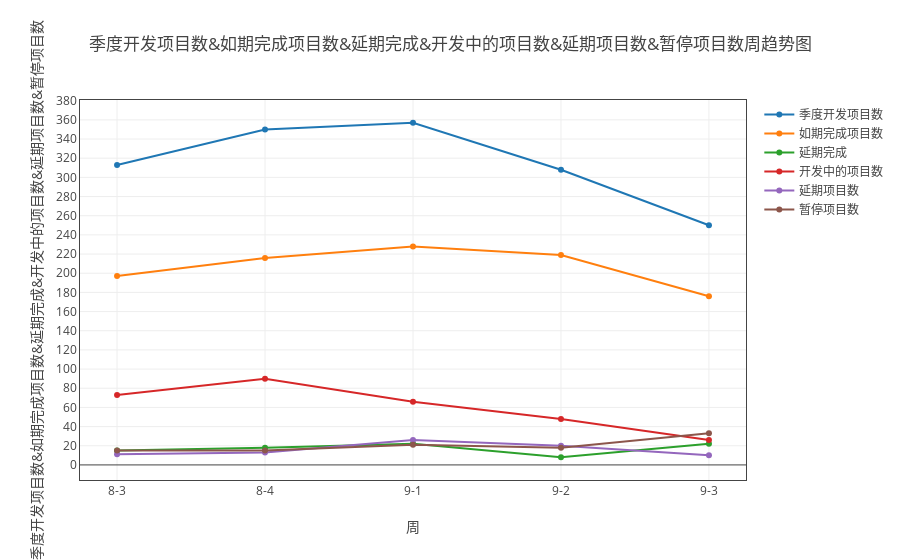
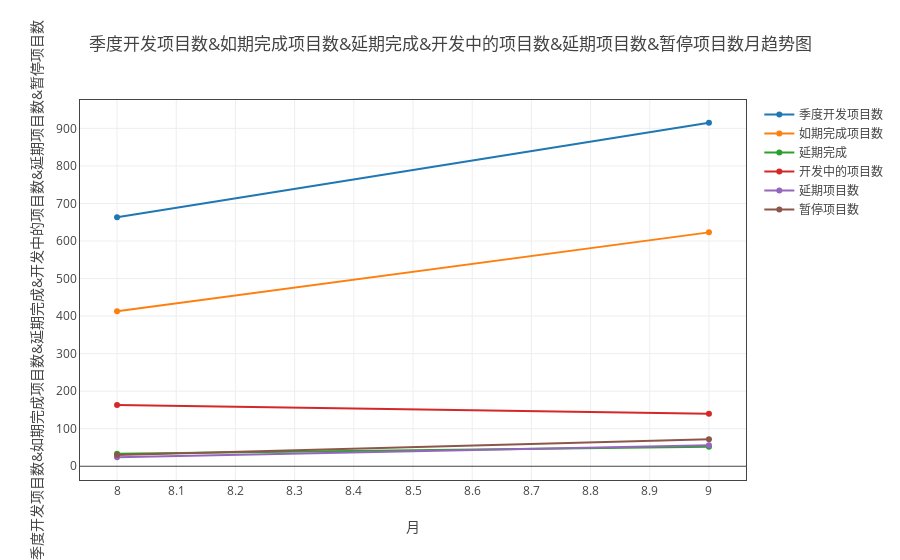

Notebook source saved alongside these figures, in order:
### Markdown cell above
#### 季度开发项目数、如期完成项目数、延期完成、开发中的项目数、延期项目数和暂停项目数

### Code cell
data_dict = {'季度开发项目数': ['季度开发项目数'], '如期完成项目数': ['如期完成项目数'], '延期完成': ['延期完成'],\
             '开发中的项目数': ['开发中的项目数'], '延期项目数': ['延期项目数'], '暂停项目数': ['暂停项目数']}
myModule.plot( all_dict, data_dict, '负责人' ,  'line' , all='all')

### Figure 1 — Plotly figure (JSON) as saved in the notebook; plotly's stock layout.template omitted (floating-point values rounded to 4 significant figures)
{"data": [{"name": "季度开发项目数", "type": "scatter", "uid": "6e25f674-c204-11e8-ad45-a81e84e6c740", "x": ["8-3", "8-4", "9-1", "9-2", "9-3"], "y": [313, 350, 357, 308, 250]}, {"name": "如期完成项目数", "type": "scatter", "uid": "6e25f9c6-c204-11e8-ad45-a81e84e6c740", "x": ["8-3", "8-4", "9-1", "9-2", "9-3"], "y": [197, 216, 228, 219, 176]}, {"name": "延期完成", "type": "scatter", "uid": "6e25fc14-c204-11e8-ad45-a81e84e6c740", "x": ["8-3", "8-4", "9-1", "9-2", "9-3"], "y": [15, 18, 22, 8, 22]}, {"name": "开发中的项目数", "type": "scatter", "uid": "6e25fe30-c204-11e8-ad45-a81e84e6c740", "x": ["8-3", "8-4", "9-1", "9-2", "9-3"], "y": [73, 90, 66, 48, 26]}, {"name": "延期项目数", "type": "scatter", "uid": "6e260038-c204-11e8-ad45-a81e84e6c740", "x": ["8-3", "8-4", "9-1", "9-2", "9-3"], "y": [11, 13, 26, 20, 10]}, {"name": "暂停项目数", "type": "scatter", "uid": "6e26022c-c204-11e8-ad45-a81e84e6c740", "x": ["8-3", "8-4", "9-1", "9-2", "9-3"], "y": [15, 15, 21, 18, 33]}], "layout": {"title": "季度开发项目数&如期完成项目数&延期完成&开发中的项目数&延期项目数&暂停项目数周趋势图", "xaxis": {"mirror": "all", "nticks": 20, "showgrid": true, "showline": true, "title": "周", "zeroline": true}, "yaxis": {"mirror": "all", "nticks": 20, "showgrid": true, "showline": true, "title": "季度开发项目数&如期完成项目数&延期完成&开发中的项目数&延期项目数&暂停项目数", "zeroline": true}}}

### Figure 2 — Plotly figure (JSON) as saved in the notebook; plotly's stock layout.template omitted (floating-point values rounded to 4 significant figures)
{"data": [{"name": "季度开发项目数", "type": "scatter", "uid": "6e379cbc-c204-11e8-ad45-a81e84e6c740", "x": ["8", "9"], "y": [663, 915]}, {"name": "如期完成项目数", "type": "scatter", "uid": "6e37a068-c204-11e8-ad45-a81e84e6c740", "x": ["8", "9"], "y": [413, 623]}, {"name": "延期完成", "type": "scatter", "uid": "6e37a2ca-c204-11e8-ad45-a81e84e6c740", "x": ["8", "9"], "y": [33, 52]}, {"name": "开发中的项目数", "type": "scatter", "uid": "6e37a4dc-c204-11e8-ad45-a81e84e6c740", "x": ["8", "9"], "y": [163, 140]}, {"name": "延期项目数", "type": "scatter", "uid": "6e37a6e4-c204-11e8-ad45-a81e84e6c740", "x": ["8", "9"], "y": [24, 56]}, {"name": "暂停项目数", "type": "scatter", "uid": "6e37a8e2-c204-11e8-ad45-a81e84e6c740", "x": ["8", "9"], "y": [30, 72]}], "layout": {"title": "季度开发项目数&如期完成项目数&延期完成&开发中的项目数&延期项目数&暂停项目数月趋势图", "xaxis": {"mirror": "all", "nticks": 20, "showgrid": true, "showline": true, "title": "月", "zeroline": true}, "yaxis": {"mirror": "all", "nticks": 20, "showgrid": true, "showline": true, "title": "季度开发项目数&如期完成项目数&延期完成&开发中的项目数&延期项目数&暂停项目数", "zeroline": true}}}
